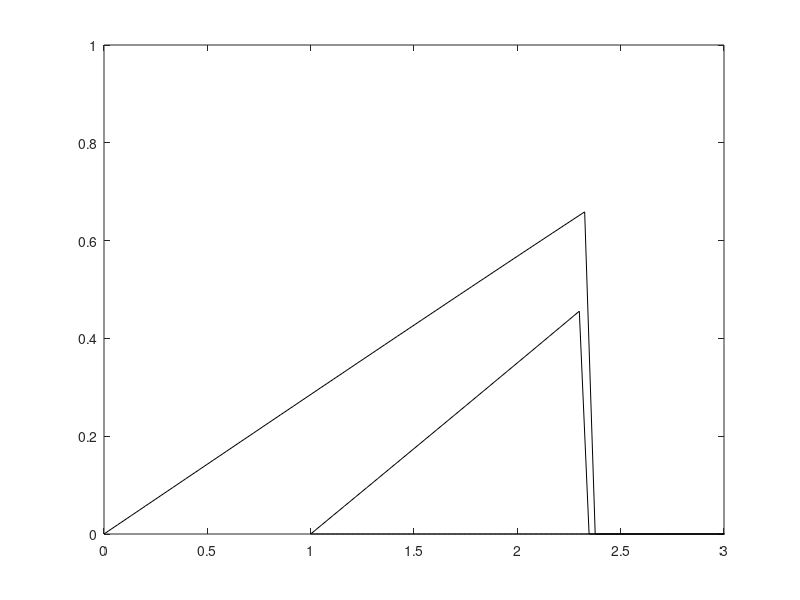

This chart was generated by the following MATLAB code:
%% Test Script
clc; clear; close all;
% fprintf('Blah blah blah\n')
Ncells = 500;
Lmax = 3;
L = 1;
A = 1;
u0 =0;
xi = linspace(0,Lmax,Ncells-1);
t = 0:0.1/pi:10/pi;
g = @(x) A*sin(pi*x/L).*(x<L) + u0;
gprime = @(x) A*pi/L*cos(pi*x/L).*(x<L);

% u = @(x,t,x0) g(x-g(x0)*t);
u1 = A;
u2 = u0;
x01 = 0.5;
x02 = 1;
ts = 1/pi;

% x = xi + g(xi)*ts;
% u = g(x-g(xi)*ts);
% plot(x,u,'k')
hold on;
for i = 1:length(t)
    clf;
    x = xi + g(xi)*t(i);
    x1 = x01 + g(x01)*t(i);
    x2 = x02 + g(x02)*t(i);
    u1 = g(x1-g(x01)*t(i));
    u2 = g(x2-g(x02)*t(i));
    C = 0.5*(u2+u1);
    u = g(x-g(xi)*t(i));
    if t(i) >= ts
        xs = 0.5*(x01+x02)+C*t(i);
        for j = 1:length(u)
            if x(j) > xs
                u(j) = u0;
%         ind = find(x>xs,1);
%         u(ind:end) = u0;
%         x(x>xs) = xs;
            end
            if x(j) < xi(j)
                x(j) = xs;
            end
        end
    end
    plot(x,u,'k')
    xlim([0,3])
    ylim([0,1]);
    drawnow;
%     pause(0.1)
end
hold off;

% for i = 1:length(t)
%     clf;
%     u = zeros(length(xi),1);
%     x = xi;% + g(xi)*t(i);
%     for j = 1:length(xi)
%         if t(i)<=1
%             if x(j)<t(i)
%                 u(j) = 1;
%             elseif (x(j)>t(i))&&(x(j)<1)
%                 u(j) = (1-x(j))/(1-t(i));
%             else
%                 u(j) = 0;
%             end
%         else
%             if x(j)<(t(i)+1)/2
%                 u(j) = 1;
%             elseif x(j)>(t(i)+1)/2
%                 u(j) = 0;
%             end
%         end
%     end
%         
%     
%     plot(x,u,'k')
%     xlim([0,3])
%     ylim([-1,2]);
%     drawnow;
% %     pause(0.1)
% end
% hold off;


% inputs = struct();
% inputs.n_ghost = 2;
% inputs.dt = 0.1;
% inputs.time_range = [0,10];
% inputs.IC = @(x) sin(pi*x);
% soln = inviscid_burgers1D(xi,inputs);
% plot(soln.grid.xc,soln.U)